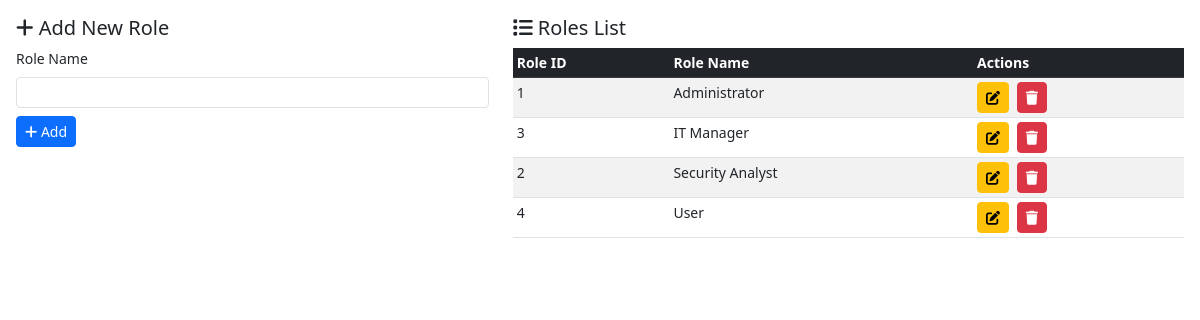
Page /operations/crud.php on the earlier database version.
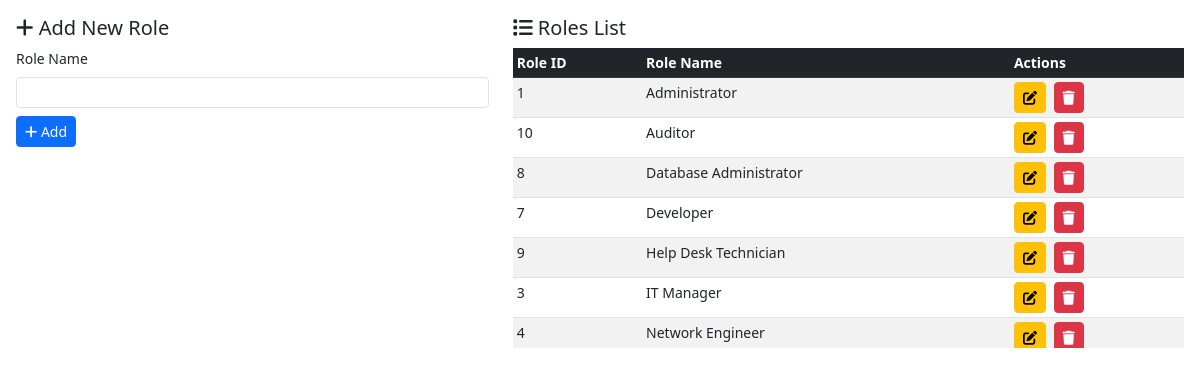
Same page on the later database version.
### tables this page shows
CREATE TABLE Roles (
    role_id INT AUTO_INCREMENT PRIMARY KEY,
    role_name VARCHAR(100) NOT NULL UNIQUE
);

### operations/crud.php (the view, shortened to what this page needs)
<?php
$database = new Database();
$conn = $database->getConnection();
$table = $_GET['table'] ?? 'roles';
$tableConfig = getTableConfig($table);
$data = getData($conn, $table);
$foreignKeyData = getForeignKeyData($conn, $table);
function getData($conn, $table) {
    $sql = "SELECT * FROM {$table}";
    $stmt = $conn->prepare($sql);
    $stmt->execute();
    return $stmt->fetchAll(PDO::FETCH_ASSOC);
}
function getForeignKeyData($conn, $table) {
    $foreignKeys = [];
    return $foreignKeys;
}
function getTableConfig($table) {
    return $configs[$table];
}
?>
<!DOCTYPE html>
<html lang="en">
<head>
    <link href="https://cdn.jsdelivr.net/npm/bootstrap@5.3.0/dist/css/bootstrap.min.css" rel="stylesheet">
    <link href="https://cdnjs.cloudflare.com/ajax/libs/font-awesome/6.0.0/css/all.min.css" rel="stylesheet">
</head>
<body>
    <div class="container-fluid p-3">
        <div class="row">
            <div class="col-md-5">
                <h5><i class="fas fa-plus"></i> Add New <?= ucfirst(substr($table, 0, -1)) ?></h5>
                <form method="POST" class="mb-4">
                    <?php foreach ($tableConfig['fields'] as $field => $config): ?>
                        <?php if ($field === $tableConfig['primary_key'] && $tableConfig['auto_increment']) continue; ?>
                        <div class="mb-2">
                            <label class="form-label"><?= $config['label'] ?></label>
                            <?php if (isset($tableConfig['foreign_keys'][$field])): ?>
                                <?php $fk = $tableConfig['foreign_keys'][$field]; ?>
                                <select name="<?= $field ?>" class="form-select form-select-sm" <?= $config['required'] ?? false ? 'required' : '' ?>>
                                    <option value="">Select <?= $config['label'] ?></option>
                                    <?php foreach ($foreignKeyData[$field] as $row): ?>
                                        <option value="<?= $row[$fk['key']] ?>">
                                            <?= htmlspecialchars($row[$fk['display']]) ?>
                                        </option>
                                    <?php endforeach; ?>
                                </select>
                            <?php else: ?>
                                <input type="<?= $config['type'] === 'varchar' ? 'text' : $config['type'] ?>"
                                       name="<?= $field ?>"
                                       class="form-control form-control-sm"
                                       <?= $config['required'] ?? false ? 'required' : '' ?>>
                            <?php endif; ?>
                        </div>
                    <?php endforeach; ?>
                    <button type="submit" class="btn btn-primary btn-sm">
                        <i class="fas fa-plus"></i> Add
                    </button>
                </form>
            </div>
            <div class="col-md-7">
                <h5><i class="fas fa-list"></i> <?= ucfirst($table) ?> List</h5>
                <div class="table-responsive">
                    <table class="table table-striped table-sm">
                        <thead class="table-dark">
                            <tr>
                                <?php foreach ($tableConfig['fields'] as $field => $config): ?>
                                    <th><?= $config['label'] ?></th>
                                <?php endforeach; ?>
                                <th>Actions</th>
                            </tr>
                        </thead>
                        <tbody>
                            <?php foreach ($data as $row): ?>
                                <tr>
                                    <?php foreach ($tableConfig['fields'] as $field => $config): ?>
                                        <td>
                                            <?php if (isset($tableConfig['foreign_keys'][$field])): ?>
                                                <?php
                                                $fk = $tableConfig['foreign_keys'][$field];
                                                $fkRow = array_filter($foreignKeyData[$field], function($fkRow) use ($fk, $row, $field) {
                                                    return $fkRow[$fk['key']] == $row[$field];
                                                });
                                                $fkRow = reset($fkRow);
                                                echo htmlspecialchars($fkRow[$fk['display']] ?? '');
                                                ?>
                                            <?php else: ?>
                                                <?= htmlspecialchars($row[$field]) ?>
                                            <?php endif; ?>
                                        </td>
                                    <?php endforeach; ?>
                                    <td>
                                        <button class="btn btn-warning btn-sm me-1" onclick="editRecord(<?= htmlspecialchars(json_encode($row)) ?>)">
                                            <i class="fas fa-edit"></i>
                                        </button>
                                        <form method="POST" class="d-inline">
                                            <button type="submit" class="btn btn-danger btn-sm" onclick="return confirm('Are you sure?')">
                                                <i class="fas fa-trash"></i>
                                            </button>
                                        </form>
                                    </td>
                                </tr>
                            <?php endforeach; ?>
                        </tbody>
                    </table>
                </div>
            </div>
        </div>
    </div>
</body>
</html>

### operations/crud.php (style rules this page uses)
body { font-size: 14px; }
.table-responsive { max-height: 300px; overflow-y: auto; }
.btn-sm { padding: 0.25rem 0.5rem; font-size: 0.875rem; }

Differences in the rows shown:
no longer on this page (row unchanged): roles: role_id "2", role_name "Security Analyst"
added roles: role_id "10", role_name "Auditor"
added roles: role_id "8", role_name "Database Administrator"
added roles: role_id "7", role_name "Developer"
added roles: role_id "9", role_name "Help Desk Technician"
Other differences:
new list line: "Network Engineer"
list line gone: "User"
